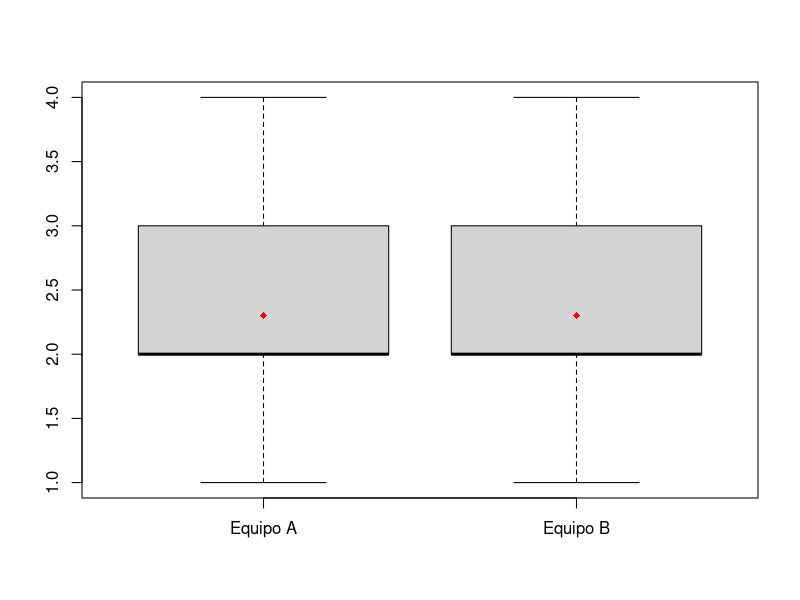
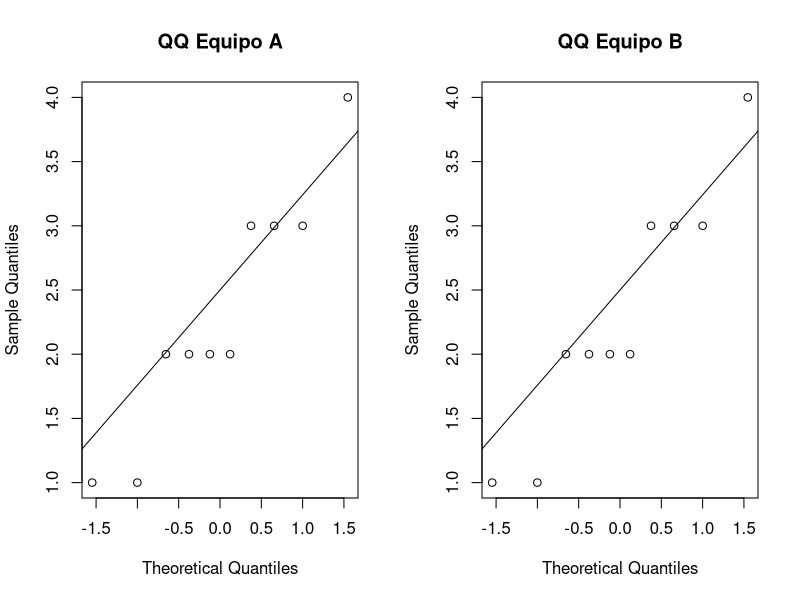

These figures' R source, in order: (Note: this script raises an error after producing the figures.)
# Datos
equipo_a <- c(2, 3, 1, 4, 2, 3, 2, 1, 3, 2)
equipo_b <- c(3, 2, 1, 3, 2, 2, 4, 2, 3, 1)

# Boxplot
boxplot(equipo_a, equipo_b, names=c("Equipo A", "Equipo B"))
medias <- c(mean(equipo_a), mean(equipo_b))
points(1:2, medias, pch=18, col="red")


# Q-Q plot
par(mfrow = c(1, 2))
qqnorm(equipo_a, main = "QQ Equipo A")
qqline(equipo_a)
qqnorm(equipo_b, main = "QQ Equipo B")
qqline(equipo_b)

# Prueba t para muestras independientes
t.test(equipo_a, equipo_b, var.equal = TRUE)
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